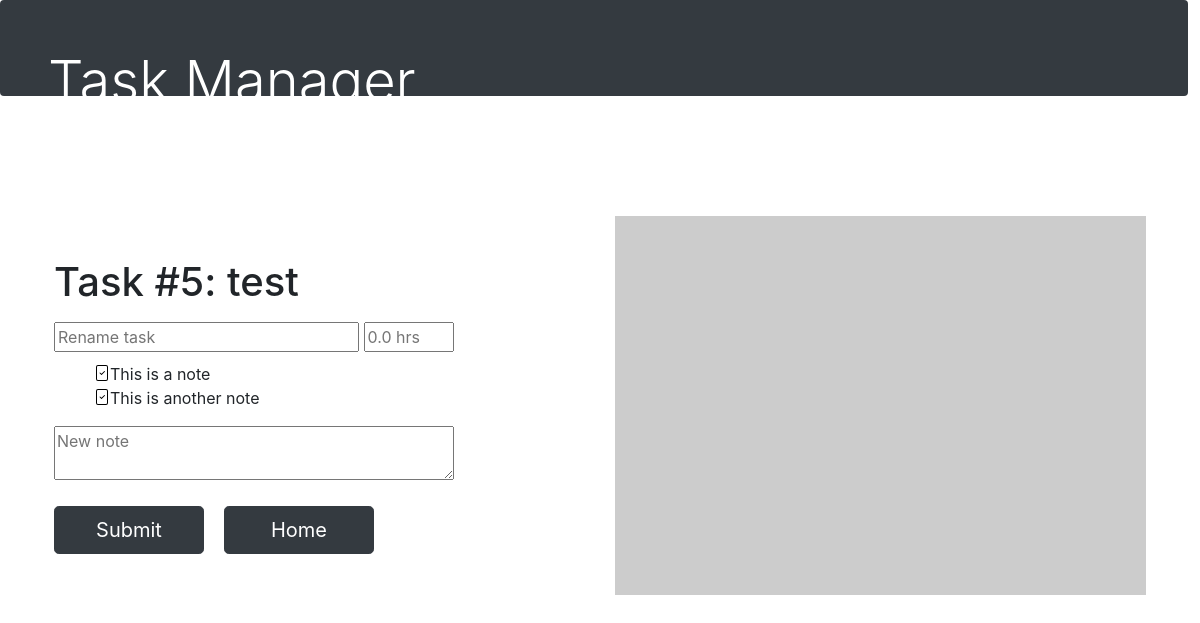
The app's page /edit/5, older data.
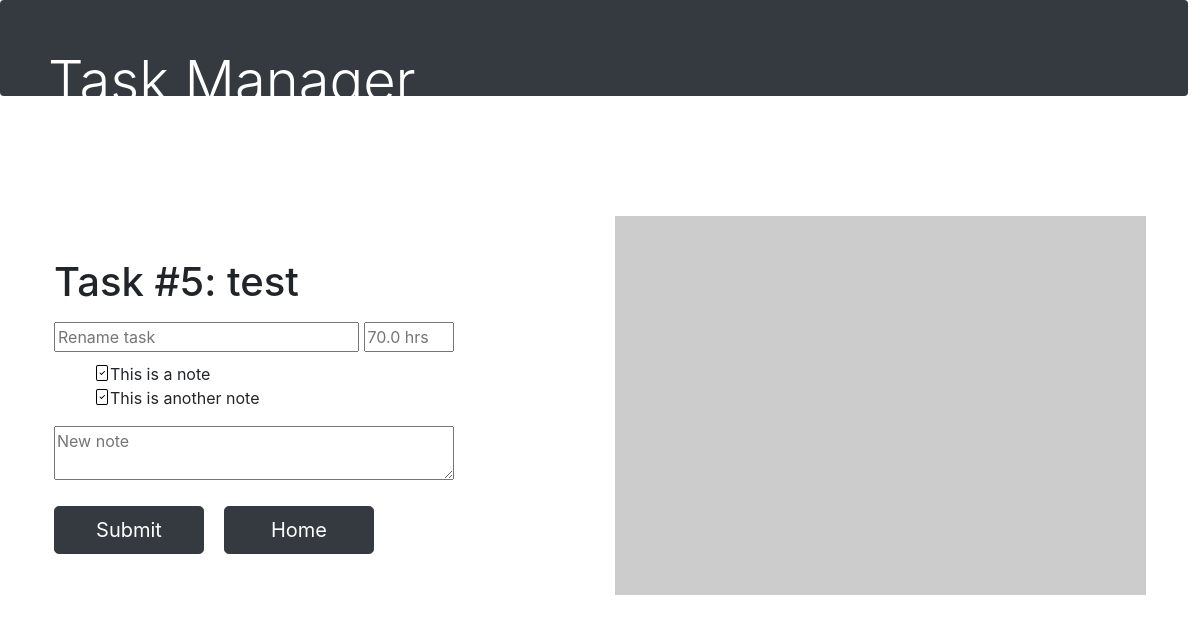
The same page, newer data.
### main.py (models this page shows)
class TaskList(db.Model):
    id = db.Column(db.Integer, primary_key=True, autoincrement=True)
    name = db.Column(db.String(256))
    date_start = db.Column(db.String, default=datetime.today().strftime('%d-%m-%Y'))
    date_end = db.Column(db.String)
    hours_spent = db.Column(db.Float)
    task_start_time = db.Column(db.Float)
    active = db.Column(db.Boolean, default=False)
    completed = db.Column(db.Boolean, default=False)

### main.py (the view, shortened to what this page needs)
@app.route("/edit/<task_id>", methods=["GET", "POST"])
def edit(task_id):
    edit_task = TaskList.query.get(task_id)
    notes = db.session.query(Notes).filter_by(task_id=edit_task.id).all()
    if request.method == "GET":
        return render_template("edit.html", task=edit_task, notes=notes)
    db.session.commit()
    active_tasks = db.session.query(TaskList).filter_by(completed=False).all()
    completed_tasks = db.session.query(TaskList).filter_by(completed=True).all()
    return redirect(url_for('home', active_tasks=active_tasks, completed_tasks=completed_tasks))

### templates/edit.html (shortened to what this page needs)
<!DOCTYPE html>
<html lang="en">
<head>
    <link rel="stylesheet" href="https://stackpath.bootstrapcdn.com/bootstrap/4.5.2/css/bootstrap.min.css">
    <link rel="stylesheet" href="{{ url_for('static', filename='styles.css') }}">
</head>
  <body>
  <div class="task-man p-4 p-md-5 mb-4 text-white rounded bg-dark">
      <div class="col-md-6 px-0">
          <h1 class="display-4">Task Manager</h1>
      </div>
  </div>
  <div class="edit-screen container col-xxl-8 px-4 py-5">
    <div class="row flex-lg-row-reverse align-items-center g-5 py-5">
      <div class="col-10 col-sm-8 col-lg-6">
        <img src="https://picsum.photos/700/500" class="d-block mx-lg-auto img-fluid">
      </div>
      <div class="col-lg-6">
        <h1 class="display-5 fw-bold lh-1 mb-3">Task #{{ task.id }}: {{ task.name }}</h1>
          <form action="" method="POST">
              <input type="string", name="name", style="width:305px;", placeholder="Rename task">
              <input type="float", name="hours", style="width:90px;", placeholder="{{ '%0.1f' | format(task.hours_spent|float) }} hrs"><br>
              <ul>
                  {% if notes %}
                  {% for note in notes %}
                  {% if note.done == True %}
                  <li><a href="/note/{{ task.id }}/{{ note.id }}"><img class="check" src="{{url_for('static', filename='file-check.svg') }}" /></a>{{ note.note }}</li>
                  {% else %}
                  <li><a href="/note/{{ task.id }}/{{ note.id }}"><img class="check" src="{{url_for('static', filename='file.svg') }}" /></a><span></span>{{ note.note }}</li>
                  {% endif %}
                  {% endfor %}
                  {% endif %}
              </ul>
              <textarea maxlength="249", style="width:400px;", name="notes", placeholder="New note"></textarea>
        <div class="d-grid gap-2 d-md-flex justify-content-md-start">
            <button class="btn btn-dark btn-lg px-4 me-md-2" type="submit">Submit</button>
            <a class="btn btn-dark btn-lg px-4 me-md-2" href="{{ url_for('home') }}">Home</a>
            <br>
        </div>
          </form>
      </div>
    </div>
  </div>
  </body>
</html>

Row changes from the older to the newer data that the page shows:
changed TaskList "test": hours "0.0 hrs" → "70.0 hrs"
